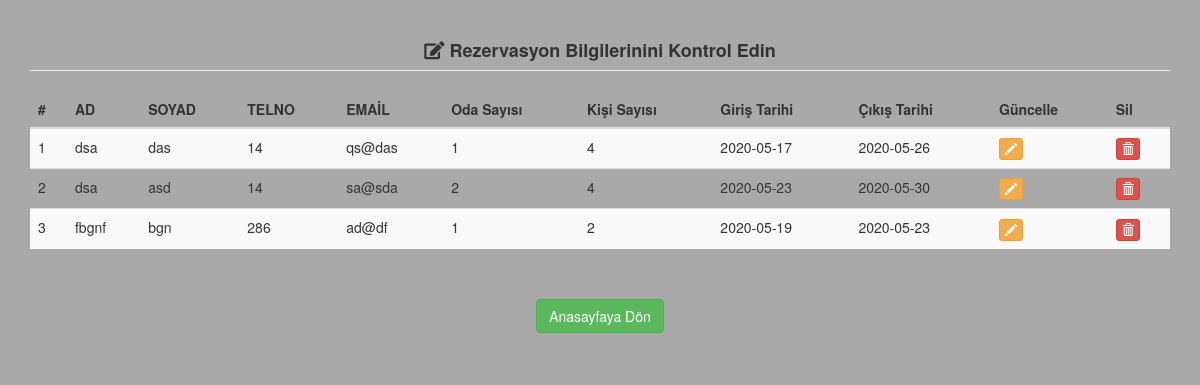
The app's page /pdo/rezervasyonkontrol.php (signed in) with its own data.
### tables this page shows
CREATE TABLE `rezervasyonbilgileri` (
  `id` int(11) NOT NULL,
  `uyeid` int(11) NOT NULL,
  `odaid` int(11) NOT NULL,
  `Ad` varchar(30) NOT NULL,
  `Soyad` varchar(30) NOT NULL,
  `Telno` text NOT NULL,
  `Email` varchar(50) NOT NULL,
  `Odasayisi` int(11) NOT NULL,
  `Kisisayisi` int(11) NOT NULL,
  `Giristarihi` date NOT NULL,
  `Cikistarihi` date NOT NULL,
  `Rezervetarihi` datetime NOT NULL DEFAULT current_timestamp()
);

### pdo/rezervasyonkontrol.php (the view, shortened to what this page needs)
<?php
require_once'veritabanibaglantisi.php';
?>
<!DOCTYPE html>
<html lang="en">
<head>
      <link href="https://maxcdn.bootstrapcdn.com/bootstrap/3.3.0/css/bootstrap.min.css" rel="stylesheet">
  <link href="../dosyalar/font-awesome/css/all.css" rel="stylesheet">
  <link href="../dosyalar/font-awesome/webfonts" rel="stylesheet">
</head>
<body>
<main class="my-5">
<div class="container">
<div class="row">
<div class="col-md-12">
<h4 class='page-header text-center'><i class="fas fa-edit"></i> <strong>Rezervasyon Bilgilerinini Kontrol Edin</strong></h4>
<div class="table-responsive">
<table id="mytable" class="table table-bordred table-striped">
<thead>
<th>#</th>
<th>AD</th>
<th>SOYAD</th>
<th>TELNO</th>
<th>EMAİL</th>
<th>Oda Sayısı</th>
<th>Kişi Sayısı</th>
<th>Giriş Tarihi</th>
<th>Çıkış Tarihi</th>
<th>Güncelle</th>
<th>Sil</th>
</thead>
<tbody>
<?php
$uyeid=$_SESSION['id'];
$sql = "SELECT Ad,Soyad,Telno,Email,Odasayisi,Kisisayisi,Giristarihi,Cikistarihi,id from rezervasyonbilgileri where uyeid=$uyeid";
$query = $dbh->prepare($sql);
$query->execute();
$results=$query->fetchAll(PDO::FETCH_OBJ);
$cnt=1;
if($query->rowCount() > 0)
{
foreach($results as $result)
{
?>
    <tr>
    <td><?php echo htmlentities($cnt);?></td>
    <td><?php echo htmlentities($result->Ad);?></td>
    <td><?php echo htmlentities($result->Soyad);?></td>
    <td><?php echo htmlentities($result->Telno);?></td>
    <td><?php echo htmlentities($result->Email);?></td>
    <td><?php echo htmlentities($result->Odasayisi);?></td>
    <td><?php echo htmlentities($result->Kisisayisi);?></td>
    <td><?php echo htmlentities($result->Giristarihi);?></td>
    <td><?php echo htmlentities($result->Cikistarihi);?></td>
    <td><a href="guncelle.php?id=<?php echo htmlentities($result->id);?>"><button class="btn btn-warning btn-xs"><span class="glyphicon glyphicon-pencil"></span></button></a></td>
    <td><a href="rezervasyonkontrol.php?del=<?php echo htmlentities($result->id);?>"><button class="btn btn-danger btn-xs" onClick="return confirm('Rezervasyon silinicek onaylıyor musun?');"><span class="glyphicon glyphicon-trash"></span></button></a></td>
    </tr>
<?php
$cnt++;
}} ?>
</tbody>
</table>
</div>
</div>
</div>
<br>
     <div class="form-group text-center btn-lg">
         <a href="../uyeindex.php">   <input type="button" class="btn btn-success" value="Anasayfaya Dön"></a>
       </div>
</div>
<ins class="adsbygoogle"
     style="display:inline-block;width:728px;height:15px"
     data-ad-client="ca-pub-8906663933481361"
     data-ad-slot="3318815534"></ins>
</main>
</body>
</html>

### pdo/rezervasyonkontrol.php (style rules this page uses)
body { background-color:#a9a9a9; }

### records on screen
rezervasyonbilgileri: Ad "dsa", Soyad "das", Telno "14", Email "qs@das", Odasayisi "1", Kisisayisi "4", Giristarihi "2020-05-17", Cikistarihi "2020-05-26"
rezervasyonbilgileri: Ad "dsa", Soyad "asd", Telno "14", Email "sa@sda", Odasayisi "2", Kisisayisi "4", Giristarihi "2020-05-23", Cikistarihi "2020-05-30"
rezervasyonbilgileri: Ad "fbgnf", Soyad "bgn", Telno "286", Email "ad@df", Odasayisi "1", Kisisayisi "2", Giristarihi "2020-05-19", Cikistarihi "2020-05-23"
